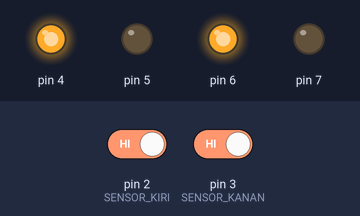
Bench run of a sketch on a simulated Arduino Uno, built with avr-gcc and run on an emulated ATmega328P. On the bench: output pins drawn as LEDs (lit = HIGH). Dashed ring = blinking. The inputs (shaded band) are chosen by the test bench; at power-on: pin 2 (SENSOR_KIRI) HIGH, pin 3 (SENSOR_KANAN) HIGH.

Above: at 1.2 s.
1.3 s: pin 2 (SENSOR_KIRI) driven LOW
At 1.52 s:
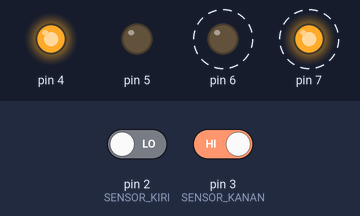
4.3 s: pin 3 (SENSOR_KANAN) driven LOW
At 5.8 s:
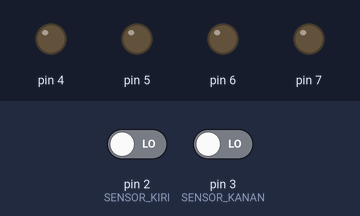
Timing chart, 0 to 7.3 s (numbered marks = the images above; inputs shaded):
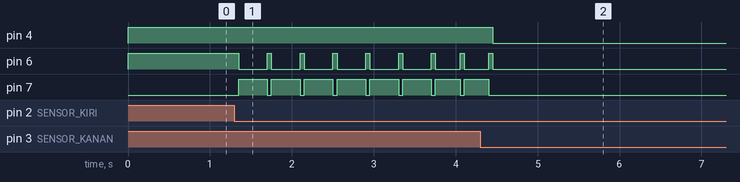

Measured:
- after the input at 1.3 s, pin 6: alternates HIGH for 0.05 s and LOW for 0.35 s, starting after 0.05 s; pin 7: alternates HIGH for 0.35 s and LOW for 0.05 s, starting after 0.05 s
- after the input at 4.3 s, pin 4: HIGH → LOW after 0.15 s; pin 6: goes on until 4.5 s, then stays LOW; pin 7: goes on until 4.4 s, then stays LOW

The sketch:

17d.ino
```cpp
// ========== CLASS MOTOR ==========
class MotorDC {
  private: byte in1, in2;
  public:
    MotorDC(byte a, byte b) { in1 = a; in2 = b; pinMode(in1, OUTPUT); pinMode(in2, OUTPUT); }
    void maju() { digitalWrite(in1, HIGH); digitalWrite(in2, LOW); }
    void mundur() { digitalWrite(in1, LOW); digitalWrite(in2, HIGH); }
    void berhenti() { digitalWrite(in1, LOW); digitalWrite(in2, LOW); }
};

MotorDC motorKiri(4, 5);
MotorDC motorKanan(6, 7);

// ========== PIN SENSOR GARIS (TOMBOL) ==========
const int SENSOR_KIRI = 2;
const int SENSOR_KANAN = 3;

// ========== STATE MACHINE ==========
enum RobotState {
    STATE_MAJU,
    STATE_BELOK_KIRI,
    STATE_BELOK_KANAN,
    STATE_BERHENTI
};

RobotState stateSekarang = STATE_MAJU;
unsigned long timerState = 0;

void setup() {
    pinMode(SENSOR_KIRI, INPUT_PULLUP);
    pinMode(SENSOR_KANAN, INPUT_PULLUP);
    Serial.begin(9600);
}

void loop() {
    int kiri = digitalRead(SENSOR_KIRI);  // LOW jika ditekan (garis hitam)
    int kanan = digitalRead(SENSOR_KANAN);

    switch (stateSekarang) {
        case STATE_MAJU:
            motorKiri.maju();
            motorKanan.maju();

            if (kiri == LOW && kanan == HIGH) {
                stateSekarang = STATE_BELOK_KANAN;
                timerState = millis();
            } else if (kanan == LOW && kiri == HIGH) {
                stateSekarang = STATE_BELOK_KIRI;
                timerState = millis();
            } else if (kiri == LOW && kanan == LOW) {
                stateSekarang = STATE_BERHENTI;
                timerState = millis();
            }
            break;

        case STATE_BELOK_KANAN:
            motorKiri.maju();
            motorKanan.mundur();  // Belok kanan
            if (millis() - timerState > 300) {
                stateSekarang = STATE_MAJU;
            }
            break;

        case STATE_BELOK_KIRI:
            motorKiri.mundur();  // Belok kiri
            motorKanan.maju();
            if (millis() - timerState > 300) {
                stateSekarang = STATE_MAJU;
            }
            break;

        case STATE_BERHENTI:
            motorKiri.berhenti();
            motorKanan.berhenti();
            if (kiri == HIGH && kanan == HIGH) {
                stateSekarang = STATE_MAJU;
            }
            break;
    }

    delay(50);
}
```
